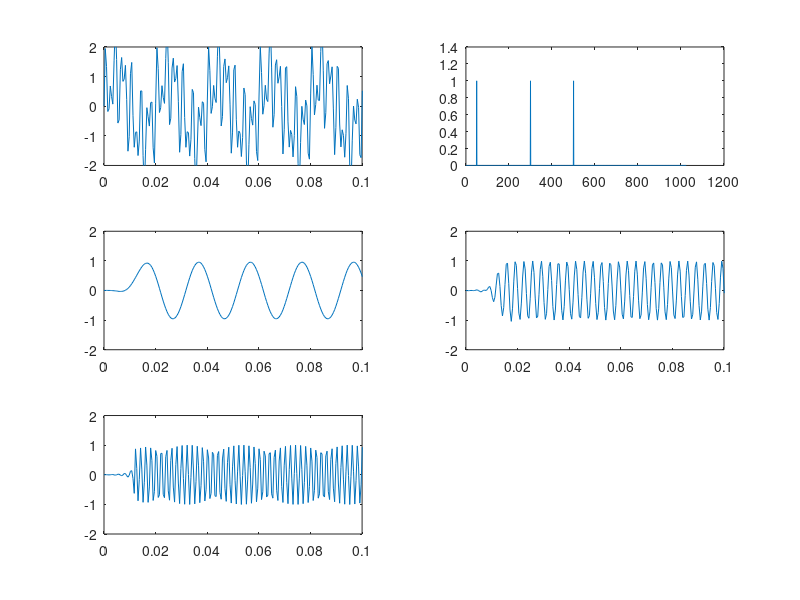

MATLAB code to generate this figure:
set(0,'defaultfigurecolor','w');

Fs=2048;
dt=1.0/Fs;
T=1; N=T/dt;
t=[0:N-1]/N;

subplot(3,2,1)
x=sin(2*pi*50*t)+sin(2*pi*300*t)+sin(2*pi*500*t);
plot(t,x);
axis([0,0.1,-2,2]);

subplot(3,2,2)
P=fft(x,N);
Pyy=2*sqrt(P.*conj(P))/N;
f=linspace(0,Fs/2,N/2);
plot(f,Pyy(1:N/2));

subplot(3,2,3)
b=fir1(48,0.1);
x2=filter(b,1,x);
plot(t,x2);
axis([0,0.1,-2,2]);

subplot(3,2,4)
b=fir1(48,[0.2,0.4]);
x2=filter(b,1,x);
plot(t,x2);
axis([0,0.1,-2,2]);

subplot(3,2,5)
b=fir1(48,0.4,'high');
x2=filter(b,1,x);
plot(t,x2);
axis([0,0.1,-2,2]);
